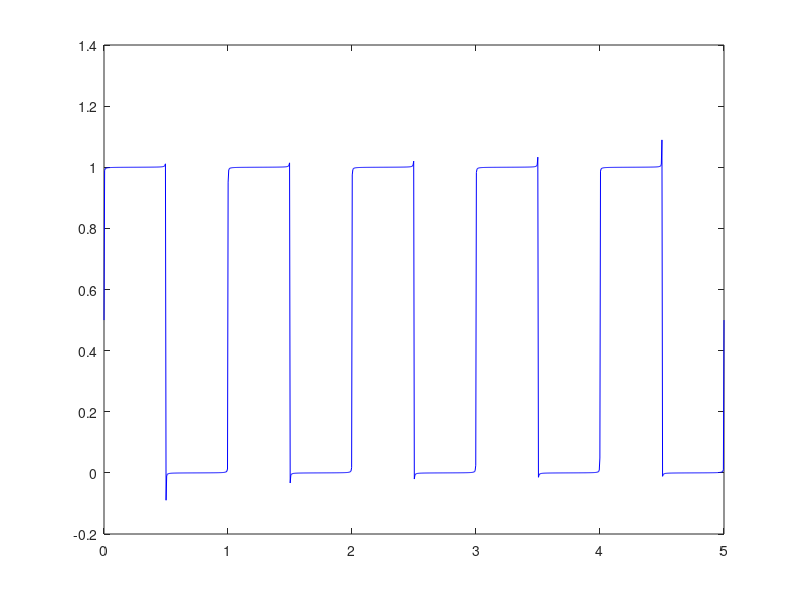

Source code (MATLAB):
% serie de fourier de una señal cuadrada
T0=1;
T1=.5;
N=1000;
t=linspace(0,5,1000);
y=zeros(1,length(t));
for k=[-N:-1,1:N]
Ck=(1-exp(-j*pi*k))/(j*pi*2*k);
y=y+(Ck*exp(j*2*pi*k*t/T0));
end
y=y+.5;
close all;
figure(1);
plot(t,real(y),'b');

